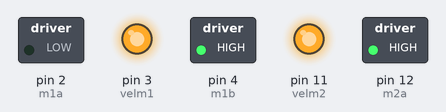
This sketch was run on a simulated Arduino Uno, built with avr-gcc and run on an emulated ATmega328P. Shown: switched loads named in the sketch (green lamp = pin HIGH), output pins drawn as LEDs (lit = HIGH). Pins used as bus, display or sensor lines are not drawn.

Above: at 0.05 s.
Timing chart, 0 to 5.8 s (numbered marks = the images above):
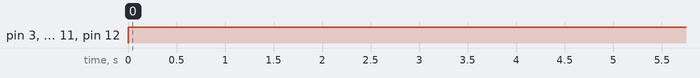

The sketch:

ponteH_com_motorDC.ino
```cpp
#define velm1 3 //Controle de velocidade do motor
#define m1a 2
#define m1b 4
#define velm2 11 //Controle de velocidade do motor
#define m2a 12
#define m2b 13
#define tmp 5000

int vel = 255; //Velocidade máxima
void setup()
{
  pinMode(velm1, OUTPUT);
  pinMode(m1a, OUTPUT);
  pinMode(m1b, OUTPUT);
  pinMode(velm2, OUTPUT);
  pinMode(m2a, OUTPUT);
  pinMode(m2b, OUTPUT);

  analogWrite(velm1, 0);
  digitalWrite(m1a, LOW);
  digitalWrite(m1b, LOW);
  analogWrite(velm2, 0);
  digitalWrite(m2a, LOW);
  digitalWrite(m2b, LOW);
}

void loop()
{
  //M1
  analogWrite(velm1, vel);
  digitalWrite(m1a, LOW);
  digitalWrite(m1b, HIGH);

  //M2
  analogWrite(velm2, vel);
  digitalWrite(m2a, HIGH);
  digitalWrite(m2b, LOW);

  delay(tmp);

  //M1
  digitalWrite(m1a, LOW);
  digitalWrite(m1b, HIGH);
  //M2
  digitalWrite(m2a, LOW);
  digitalWrite(m2b, HIGH);


}
```

Measured:
- by itself, pin 3 (velm1), pin 4 (m1b), pin 11 (velm2), pin 12 (m2a): LOW → HIGH at 0.00 s
